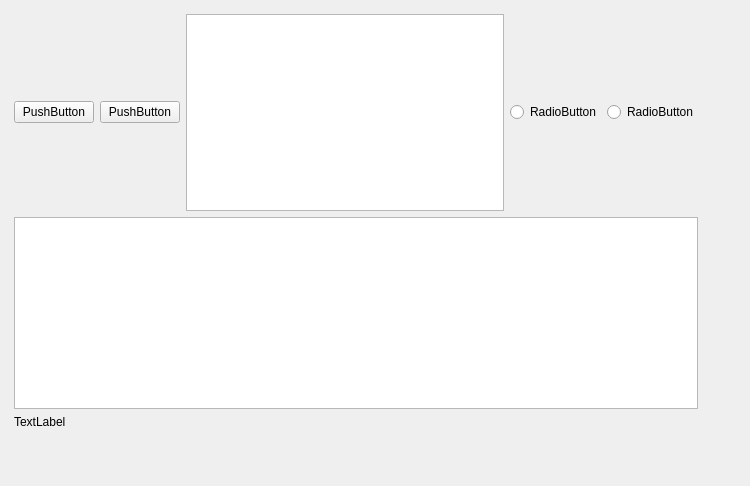
<?xml version="1.0" encoding="UTF-8"?>
<ui version="4.0">
 <class>DockWidget</class>
 <widget class="QDockWidget" name="DockWidget">
  <property name="geometry">
   <rect>
    <x>0</x>
    <y>0</y>
    <width>750</width>
    <height>486</height>
   </rect>
  </property>
  <property name="windowTitle">
   <string>DockWidget</string>
  </property>
  <widget class="QWidget" name="dockWidgetContents">
   <widget class="QWidget" name="verticalLayoutWidget">
    <property name="geometry">
     <rect>
      <x>9</x>
      <y>9</y>
      <width>694</width>
      <height>425</height>
     </rect>
    </property>
    <layout class="QVBoxLayout" name="verticalLayout">
     <property name="sizeConstraint">
      <enum>QLayout::SetMaximumSize</enum>
     </property>
     <property name="leftMargin">
      <number>5</number>
     </property>
     <property name="topMargin">
      <number>5</number>
     </property>
     <property name="rightMargin">
      <number>5</number>
     </property>
     <property name="bottomMargin">
      <number>5</number>
     </property>
     <item>
      <layout class="QHBoxLayout" name="horizontalLayout">
       <property name="sizeConstraint">
        <enum>QLayout::SetDefaultConstraint</enum>
       </property>
       <item>
        <widget class="QPushButton" name="pushButton">
         <property name="text">
          <string>PushButton</string>
         </property>
        </widget>
       </item>
       <item>
        <widget class="QPushButton" name="pushButton_2">
         <property name="text">
          <string>PushButton</string>
         </property>
        </widget>
       </item>
       <item>
        <widget class="QTextBrowser" name="textBrowser"/>
       </item>
       <item>
        <widget class="QRadioButton" name="radioButton">
         <property name="text">
          <string>RadioButton</string>
         </property>
        </widget>
       </item>
       <item>
        <widget class="QRadioButton" name="radioButton_2">
         <property name="text">
          <string>RadioButton</string>
         </property>
        </widget>
       </item>
      </layout>
     </item>
     <item>
      <widget class="QListView" name="listView">
       <property name="sizePolicy">
        <sizepolicy hsizetype="Minimum" vsizetype="Minimum">
         <horstretch>0</horstretch>
         <verstretch>0</verstretch>
        </sizepolicy>
       </property>
      </widget>
     </item>
     <item>
      <widget class="QLabel" name="label">
       <property name="sizePolicy">
        <sizepolicy hsizetype="Minimum" vsizetype="Maximum">
         <horstretch>0</horstretch>
         <verstretch>0</verstretch>
        </sizepolicy>
       </property>
       <property name="text">
        <string>TextLabel</string>
       </property>
      </widget>
     </item>
    </layout>
   </widget>
  </widget>
 </widget>
 <resources/>
 <connections/>
</ui>
